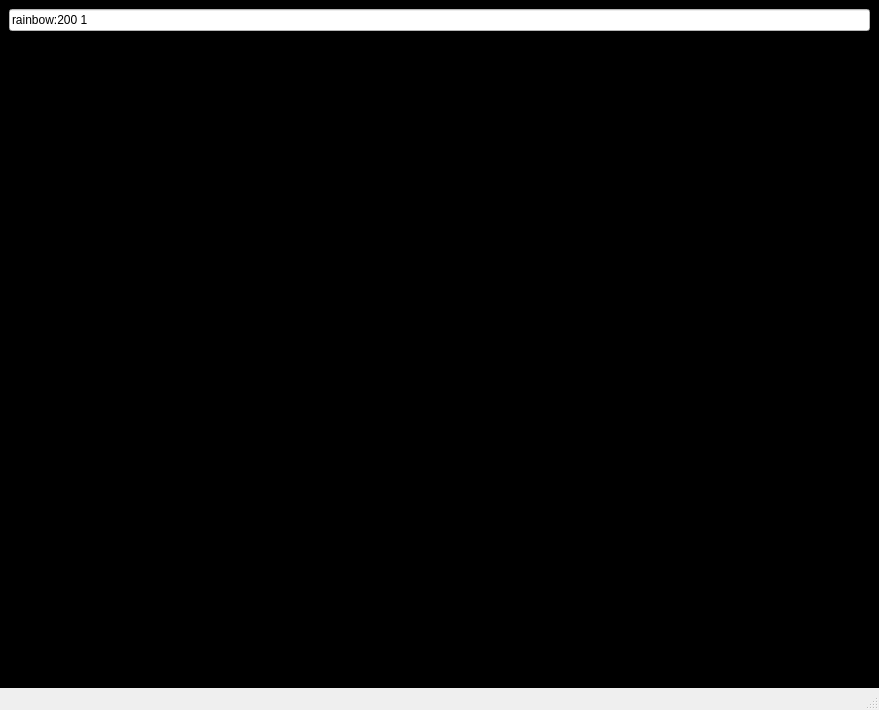
<?xml version="1.0" encoding="UTF-8"?>
<ui version="4.0">
 <class>MainWindow</class>
 <widget class="QMainWindow" name="MainWindow">
  <property name="geometry">
   <rect>
    <x>0</x>
    <y>0</y>
    <width>879</width>
    <height>710</height>
   </rect>
  </property>
  <property name="windowTitle">
   <string>MainWindow</string>
  </property>
  <widget class="QWidget" name="centralwidget">
   <property name="styleSheet">
    <string notr="true">background-color: rgb(0, 0, 0);</string>
   </property>
   <layout class="QGridLayout" name="gridLayout">
    <item row="1" column="0">
     <widget class="LEDWidget" name="widget" native="true">
      <property name="sizePolicy">
       <sizepolicy hsizetype="Preferred" vsizetype="Preferred">
        <horstretch>0</horstretch>
        <verstretch>0</verstretch>
       </sizepolicy>
      </property>
      <property name="styleSheet">
       <string notr="true">background-color: rgb(0, 0, 0);</string>
      </property>
     </widget>
    </item>
    <item row="0" column="0">
     <widget class="QLineEdit" name="lineEdit">
      <property name="styleSheet">
       <string notr="true">background-color: rgb(255, 255, 255);</string>
      </property>
      <property name="text">
       <string>rainbow:200 1</string>
      </property>
     </widget>
    </item>
   </layout>
  </widget>
  <widget class="QMenuBar" name="menubar">
   <property name="geometry">
    <rect>
     <x>0</x>
     <y>0</y>
     <width>879</width>
     <height>25</height>
    </rect>
   </property>
  </widget>
  <widget class="QStatusBar" name="statusbar"/>
 </widget>
 <customwidgets>
  <customwidget>
   <class>LEDWidget</class>
   <extends>QWidget</extends>
   <header>ledwidget.h</header>
   <container>1</container>
  </customwidget>
 </customwidgets>
 <resources/>
 <connections/>
</ui>
